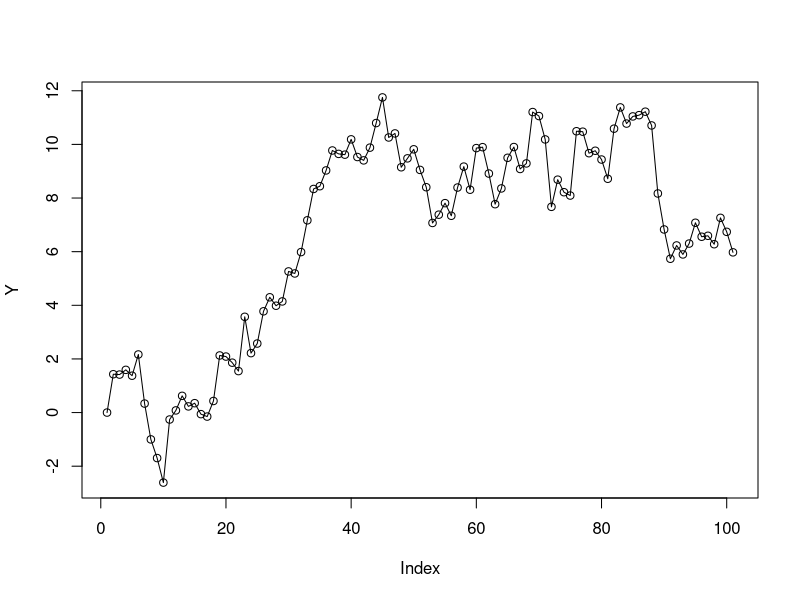

R code for this plot:
# clear variables and close windows
rm(list = ls(all = TRUE))
graphics.off()


#Simulates a RW
X <- vector(length = 100)
X[1] <- 0


e <- rnorm(n = 100, mean = 0, sd = 1)
Y <- vector(length = 100)

for (i in 1:100) {
  Y[i+1] <-  X[i] + e[i]
  X[i+1] <- Y[i+1]
}

plot(Y, type = "o")
